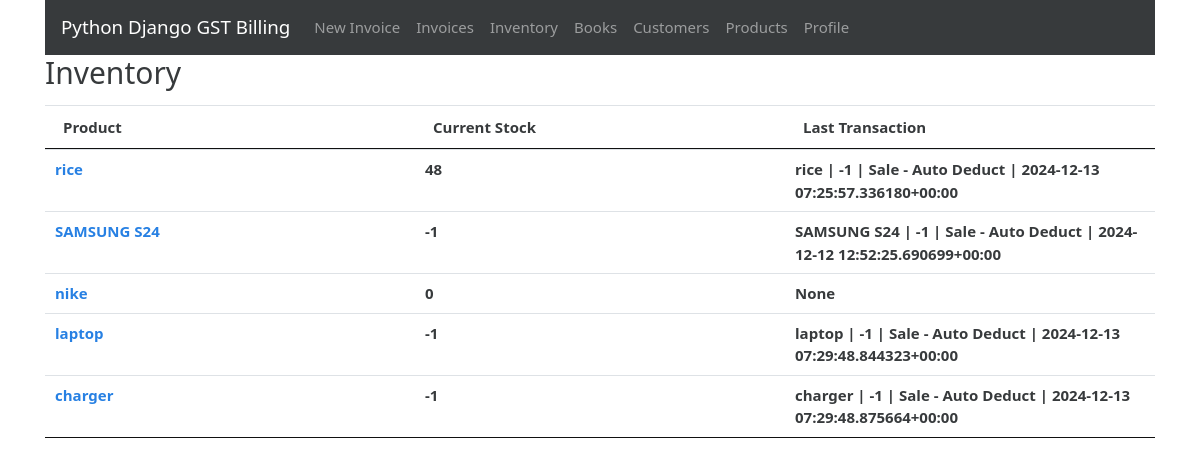
/inventory (signed in), run on the app's committed database.
### gstbillingapp/models.py (models this page shows, shortened)
class Inventory(models.Model):
    user = models.ForeignKey(User, null=True, blank=True, on_delete=models.SET_NULL)
    product = models.ForeignKey(Product, null=True, blank=True, on_delete=models.SET_NULL)
    current_stock = models.IntegerField(default=0)
    alert_level = models.IntegerField(default=0)
    last_log = models.ForeignKey(InventoryLog, null=True, blank=True, default=None, on_delete=models.SET_NULL)

class Product(models.Model):
    user = models.ForeignKey(User, null=True, blank=True, on_delete=models.SET_NULL)
    product_name = models.CharField(max_length=200)
    product_hsn = models.CharField(max_length=50, null=True, blank=True)
    product_unit = models.CharField(max_length=50)
    product_gst_percentage = models.FloatField()
    product_rate_with_gst = models.FloatField()

class InventoryLog(models.Model):
    user = models.ForeignKey(User, null=True, blank=True, on_delete=models.SET_NULL)
    product = models.ForeignKey(Product, null=True, blank=True, on_delete=models.SET_NULL)
    date = models.DateTimeField(default=datetime.now, blank=True, null=True)
    last_modified = models.DateTimeField(auto_now=True)
    change = models.IntegerField(default=0)
    CHANGE_TYPES = [
        (0, 'Other'),
        (1, 'Purchase'),
        (2, 'Production'),
        (4, 'Sales'),
    ]
    change_type = models.IntegerField(choices=CHANGE_TYPES, default=0)
    associated_invoice = models.ForeignKey(Invoice, blank=True, null=True, default=None, on_delete=models.SET_NULL)
    description = models.TextField(max_length=600, blank=True, null=True)
    def __str__(self):
        return self.product.product_name + " | " + str(self.change) + " | " + self.description + " | " + str(self.date)

### gstbillingapp/views.py (the view)
# urls.py: path('inventory', views.inventory, name='inventory'),
@login_required
def inventory(request):
    context = {}
    context['inventory_list'] = Inventory.objects.filter(user=request.user)
    context['untracked_products'] = Product.objects.filter(user=request.user, inventory=None)
    return render(request, 'gstbillingapp/inventory.html', context)

### gstbillingapp/templates/gstbillingapp/inventory.html (shortened to what this page needs)
{% extends "gstbillingapp/base.html" %}
{% load static %}
{% block content %}
<div class="row">
	<div class="col">
		<h2>Inventory</h2>
	</div>
</div>
<table class="table table-hover font-weight-bold" id="inventory-table">
	<thead>
		<tr>
			<th>Product</th>
			<th>Current Stock</th>
			<th>Last Transaction</th>
		</tr>
	</thead>
	<tbody class="two-col-form">
		{% for inventory in inventory_list %}
		<tr onclick="window.location='{% url 'inventory_logs' inventory.id %}';">
			<td><a href="{% url 'inventory_logs' inventory.id %}">{{inventory.product.product_name}}</a></td>
			<td>{{inventory.current_stock}}</td>
			<td>{{inventory.last_log}}</td>
		</tr>
		{% endfor %}
	</tbody>
</table>
{% endblock %}

### gstbillingapp/static/gstbillingapp/main.css (style rules this page uses)
.two-col-form td, .two-col-form th { width: 25%; }

### data on the page
Inventory: product.product_name "rice", current_stock "48", last_log "rice | -1 | Sale - Auto Deduct | 2024-12-13 07:25:57.336180+00:00"
Inventory: product.product_name "SAMSUNG S24", current_stock "-1", last_log "SAMSUNG S24 | -1 | Sale - Auto Deduct | 2024-12-12 12:52:25.690699+00:00"
Inventory: product.product_name "nike", current_stock "0", last_log "None"
Inventory: product.product_name "laptop", current_stock "-1", last_log "laptop | -1 | Sale - Auto Deduct | 2024-12-13 07:29:48.844323+00:00"
Inventory: product.product_name "charger", current_stock "-1", last_log "charger | -1 | Sale - Auto Deduct | 2024-12-13 07:29:48.875664+00:00"
